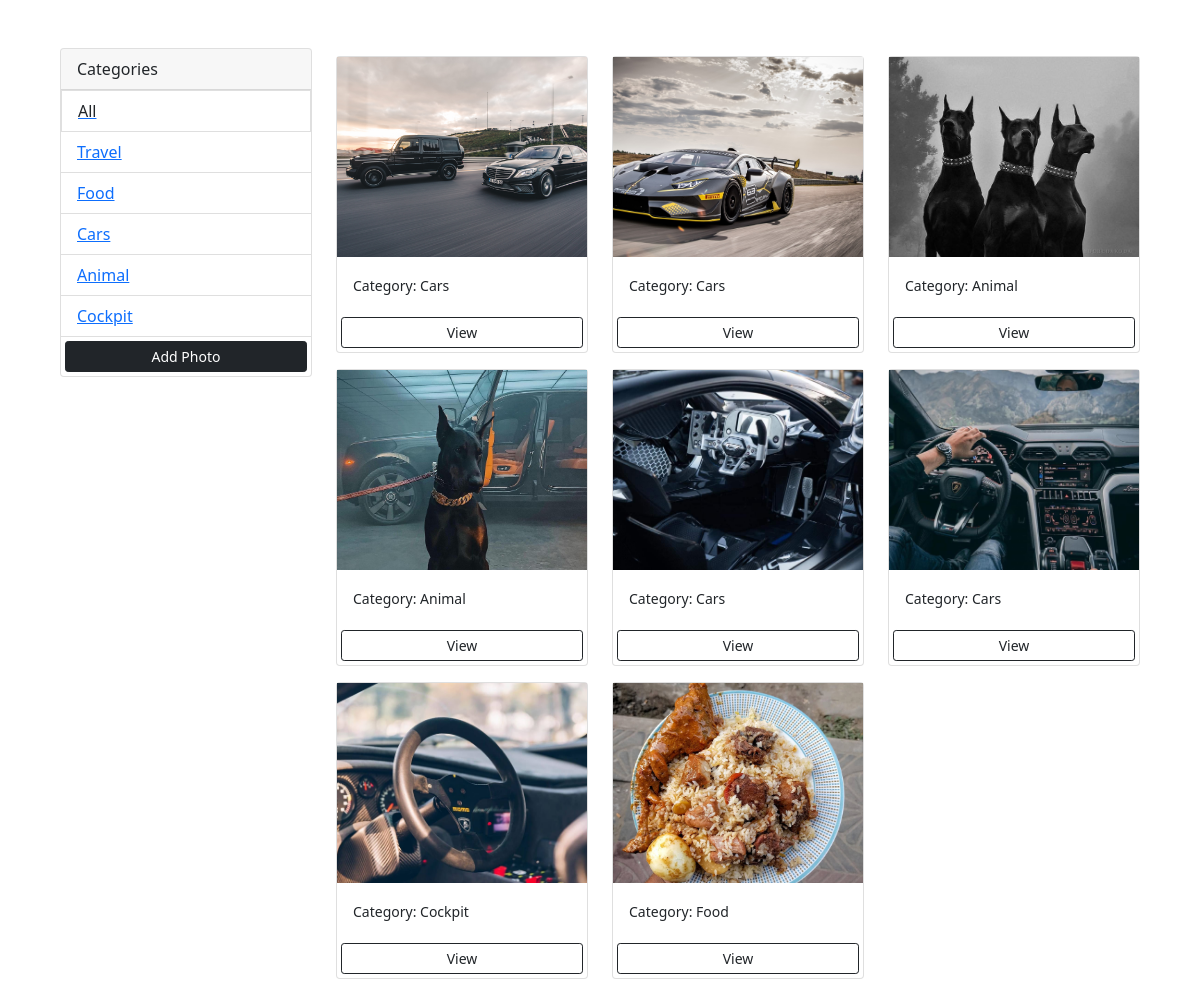
The page / on the database its author committed.
### photos/models.py (models this page shows, shortened)
class Category(models.Model):
  name = models.CharField(max_length=100, null=False, blank=False)

class Photo(models.Model):
  category = models.ForeignKey(Category,on_delete=models.SET_NULL,null=True, blank=True)
  image = models.ImageField(null=False, blank=False)
  description = models.TextField()

### photos/views.py (the view)
# urls.py: path('',views.gallery, name='gallery'),
def gallery(request):
  category = request.GET.get('category')
  if category == None:
    photos = Photo.objects.all()
  else:
    photos = Photo.objects.filter(category__name=category)
  categories = Category.objects.all()
  context = {'categories':categories, 'photos':photos}
  return render(request,'photos/gallery.html',context)

### photos/templates/photos/gallery.html (shortened to what this page needs)
<!DOCTYPE html>
<html lang="en">
  <head>
    <link
      href="https://cdn.jsdelivr.net/npm/bootstrap@5.0.2/dist/css/bootstrap.min.css"
      rel="stylesheet"
    />
  </head>
  <body class="m-5">
    <div class="container">
      <div class="row">
        <div class="col-md-3">
          <div class="card">
            <div class="card-header">
              Categories
            </div>
            <ul class="list-group list-group-flush">
              <a href="{% url 'gallery' %}"><li class="list-group-item">All</li></a>
              {% for category in categories %}
                <li class="list-group-item">
                  <a href="{% url 'gallery' %}?category={{category.name}}">
                    {{category.name}}
                  </a>
                </li>
              {% endfor %}
              <a href="{% url 'add' %}" class="btn btn-block btn-dark btn-sm m-1">
                Add Photo
              </a>
            </ul>
          </div>
        </div>
        <div class="col-md-9">
          <div class="row">
            {% for photo in photos %}
            <div class="col-md-4">
              <div class="card my-2">
                <img class="image-thumbnail" src="{{photo.image.url}}" class="card-img-top" alt="..." />
                <div class="card-body">
                  <small class="card-text">Category: {{photo.category.name}}</small>
                </div>
                <a href="{% url 'photo' photo.id %}" class="btn btn-outline-dark btn-sm m-1">View</a>
              </div>
            </div>
            {% empty %}
              <h3>No Photos...</h3>
            {% endfor %}
          </div>
        </div>
      </div>
    </div>
  </body>
</html>

### photos/templates/photos/gallery.html (style rules this page uses)
.image-thumbnail { height:200px; object-fit:cover; }

### rows shown on the page
Category: name "Travel"
Category: name "Food"
Category: name "Cars"
Category: name "Animal"
Category: name "Cockpit"
Photo: image (picture), category.name "Cars"
Photo: image (picture), category.name "Cars"
Photo: image (picture), category.name "Animal"
Photo: image (picture), category.name "Animal"
Photo: image (picture), category.name "Cars"
Photo: image (picture), category.name "Cars"
Photo: image (picture), category.name "Cockpit"
Photo: image (picture), category.name "Food"
